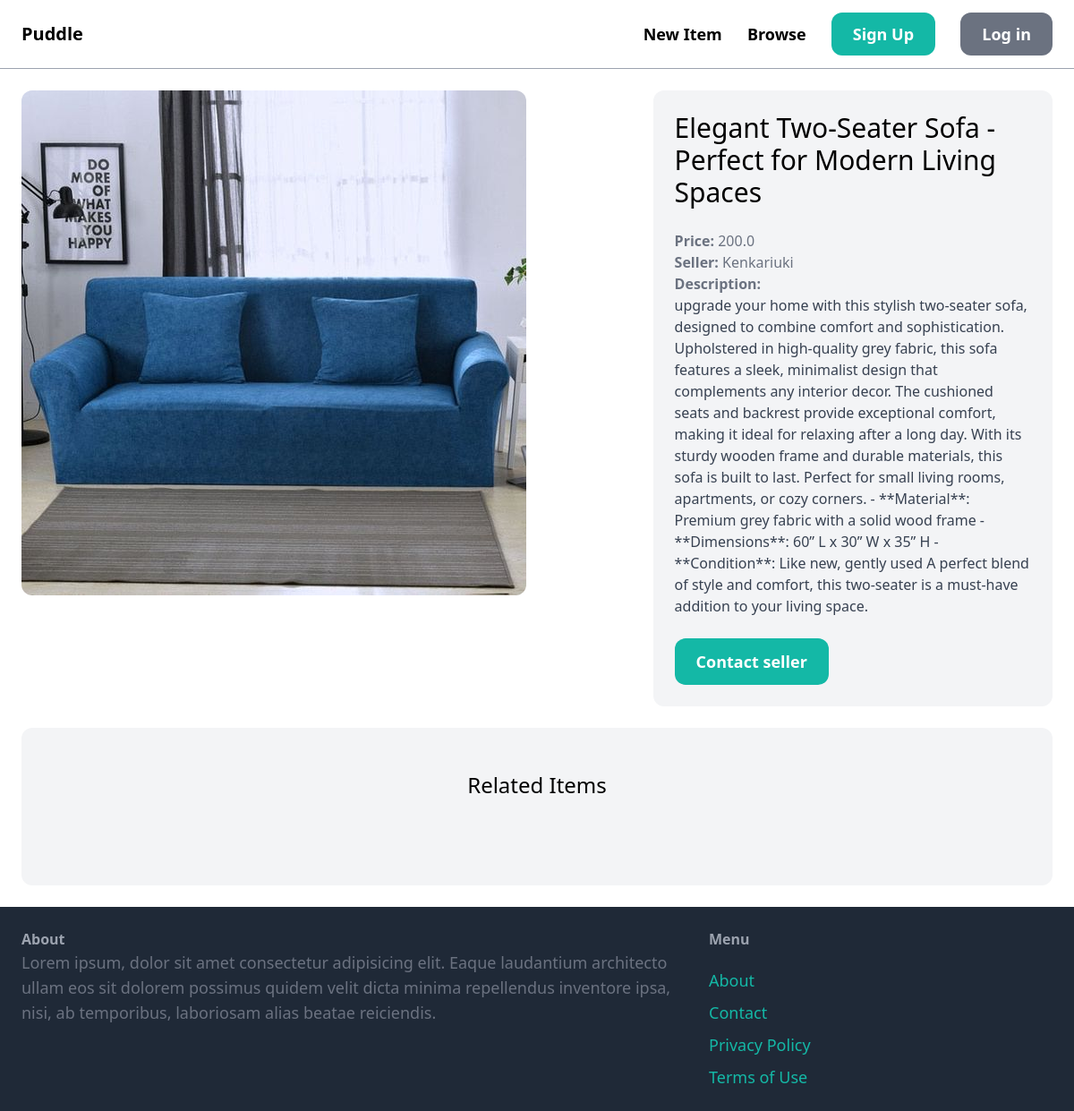
/items/7/, run on an earlier commit of the app's database.
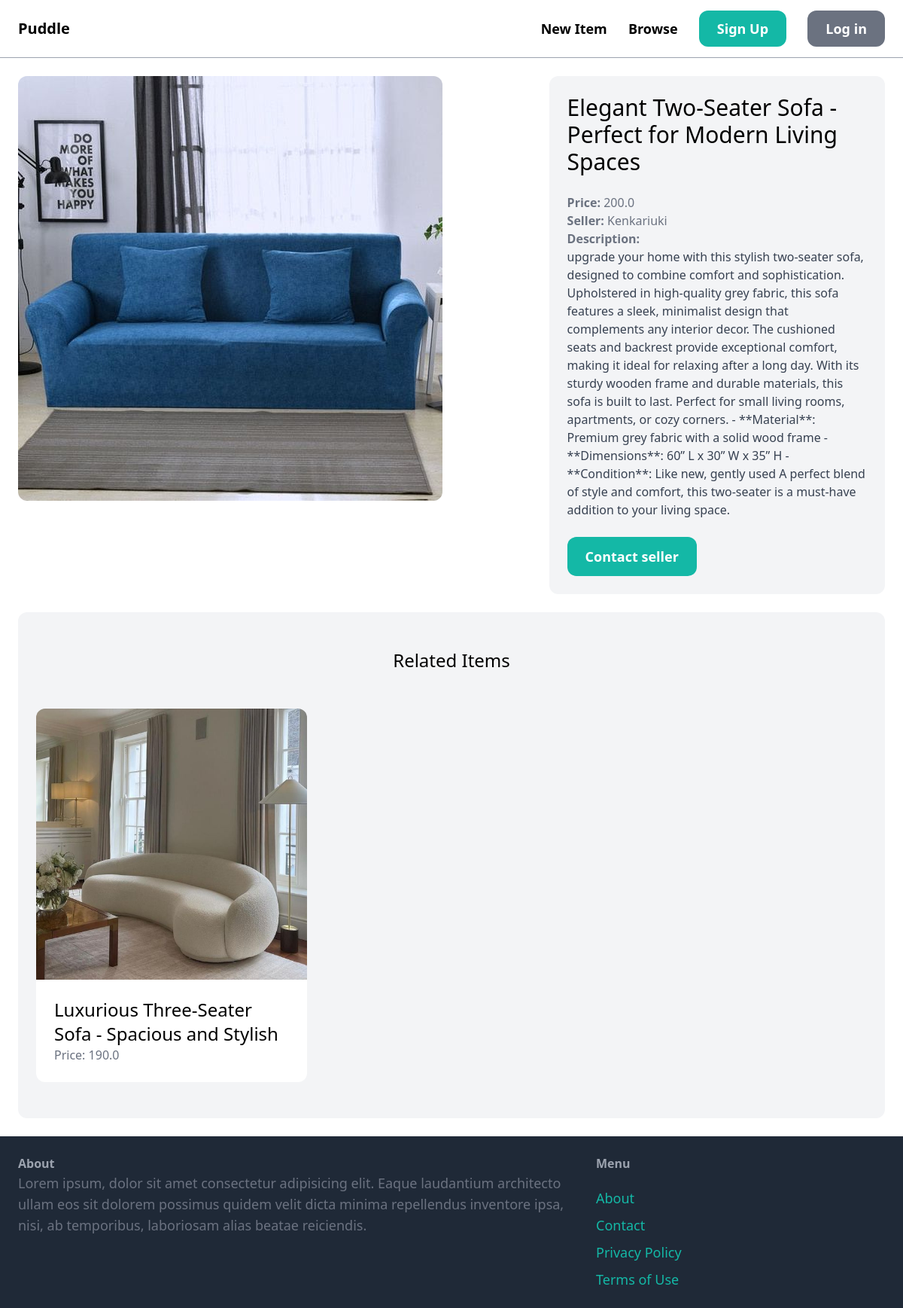
And on a later commit of the database.
### item/models.py (models this page shows, shortened)
class Item(models.Model):
    category = models.ForeignKey(Category, related_name='items', on_delete=models.CASCADE)
    name = models.CharField(max_length=255)
    description = models.TextField(blank=True, null=True)
    price = models.FloatField()
    image = models.ImageField(upload_to='item_images', blank=True, null=True)
    is_sold = models.BooleanField(default=False)
    created_by = models.ForeignKey(User, related_name='items', on_delete=models.CASCADE)
    created_at = models.DateTimeField(auto_now_add=True)

### item/views.py (the view)
# urls.py: path('<int:pk>/', views.detail, name='detail'),
def detail(request, pk):
    item = get_object_or_404(Item, pk=pk)
    related_items = Item.objects.filter(category=item.category, is_sold=False).exclude(pk=pk)[0:3]
    return render(request, 'item/detail.html', {
        'item': item,
        'related_items': related_items,
    })

### item/templates/item/detail.html (shortened to what this page needs)
{% extends 'core/base.html' %}
{% block content %}
    <div class="grid grid-cols-5 gap-6">
        <div class="col-span-3">
            <img src="{{ item.image.url }}" class="rounded-xl">
        </div>
        <div class="col-span-2 p-6 bg-gray-100 rounded-xl">
            <h1 class="mb-6 text-3xl">{{ item.name }}</h1>
            <p class="text-gray-500"><strong>Price: </strong>{{ item.price }}</p>
            <p class="text-gray-500"><strong>Seller: </strong>{{ item.created_by.username }}</p>
            {% if item.description %}
                <p class="text-gray-700">
                    <strong class="text-gray-500">Description: </strong><br>
                    {{ item.description }}
                </p>
            {% endif %}
            {% if request.user == item.created_by %}
                <div class="mt-6 p-6 bg-white rounded-xl">
                    <p>This is Your Item!</div>
                    <a href="{% url 'item:edit' item.id %}" class="inline-block mt-6 px-6 py-3 text-lg font-semibold bg-teal-600 text-white rounded-xl">Edit</a>
                    <a href="{% url 'item:delete' item.id %}" class="inline-block mt-6 px-6 py-3 text-lg font-semibold bg-red-600 text-white rounded-xl">Delete</a>
                </div>
            {% else %}
                <a href="#" class="inline-block mt-6 px-6 py-3 text-lg font-semibold bg-teal-500 text-white rounded-xl hover:bg-teal-700">Contact seller</a>
            {% endif %}
        </div>
    </div>
    <div class="mt-6 px-6 py-12 bg-gray-100 rounded-xl">
        <h2 class="mb-12 text-2xl text-center">Related Items</h2>
        <div class="grid grid-cols-3 gap-3">
            {% for item in related_items %}
                <div>
                    <a href="{% url 'item:detail' item.id %}">
                        <div>
                            <img src="{{ item.image.url }}" class="rounded-t-xl">
                        </div>
                        <div class="p-6 bg-white rounded-b-xl">
                            <h2 class="text-2xl">{{ item.name }}</h2>
                            <p class="text-gray-500">Price: {{ item.price }}</p>
                        </div>
                    </a>
                </div>
            {% endfor %}
        </div>
    </div>
{% endblock %}

What changed in the data, as far as the page shows it:
added Item: image (picture), name "Luxurious Three-Seater Sofa - Spacious and Stylish", price "190.0"
